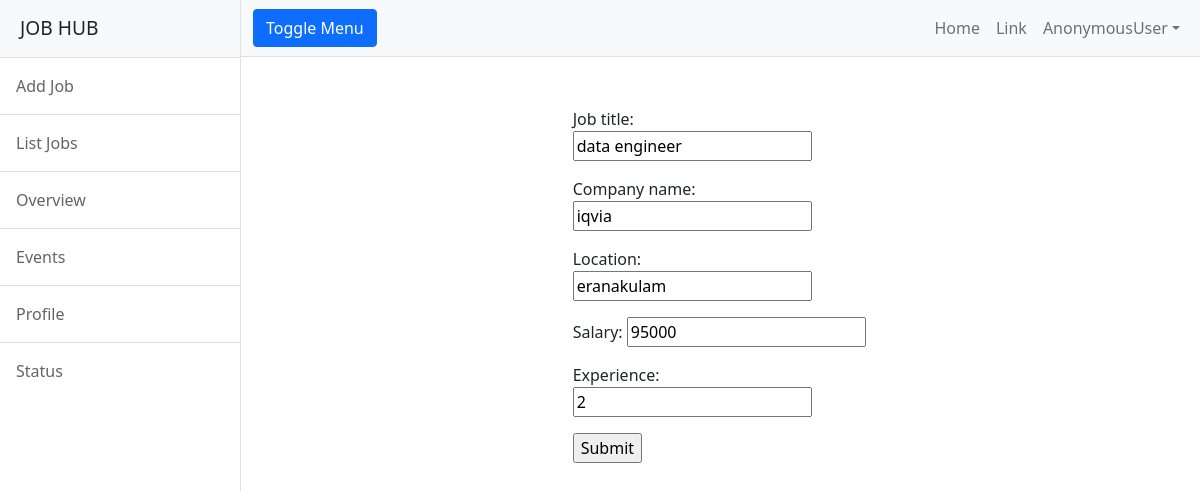
The page /employer/job/change/4 on the database its author committed.
### employer/models.py (models this page shows, shortened)
class Jobs(models.Model):
    job_title=models.CharField(max_length=150)
    company_name=models.CharField(max_length=150)
    location=models.CharField(max_length=150)
    salary=models.PositiveIntegerField(null=True)
    experience=models.PositiveIntegerField(default=0)

### employer/views.py (the view)
# urls.py: path('job/change/<int:id>',views.JobEditView.as_view(),name="emp-editjob"),
class JobEditView(UpdateView):
    model = Jobs
    form_class = JobForm
    template_name = "emp-editjob.html"
    success_url = reverse_lazy("emp-alljob")
    pk_url_kwarg = "id"

### employer/forms.py
class JobForm(forms.ModelForm):
    class Meta:
        model = Jobs
        fields = "__all__"

### employer/templates/emp-editjob.html (shortened to what this page needs)
{%extends 'base.html' %}
{%block body_block%}
<div class="row" style="margin-top:50px">
<div class="col-4"></div>
<div class="col-4">
   <form action="" method="post">
     {{form.as_p}}
     <input type="submit">
   </form>
</div>
<div class="col-4"></div>
    </div>
{%endblock%}

### rows shown on the page
Jobs: job_title "data engineer", company_name "iqvia", location "eranakulam", salary "95000", experience "2"

### other values the page prints
{{ request.user }} "AnonymousUser"
